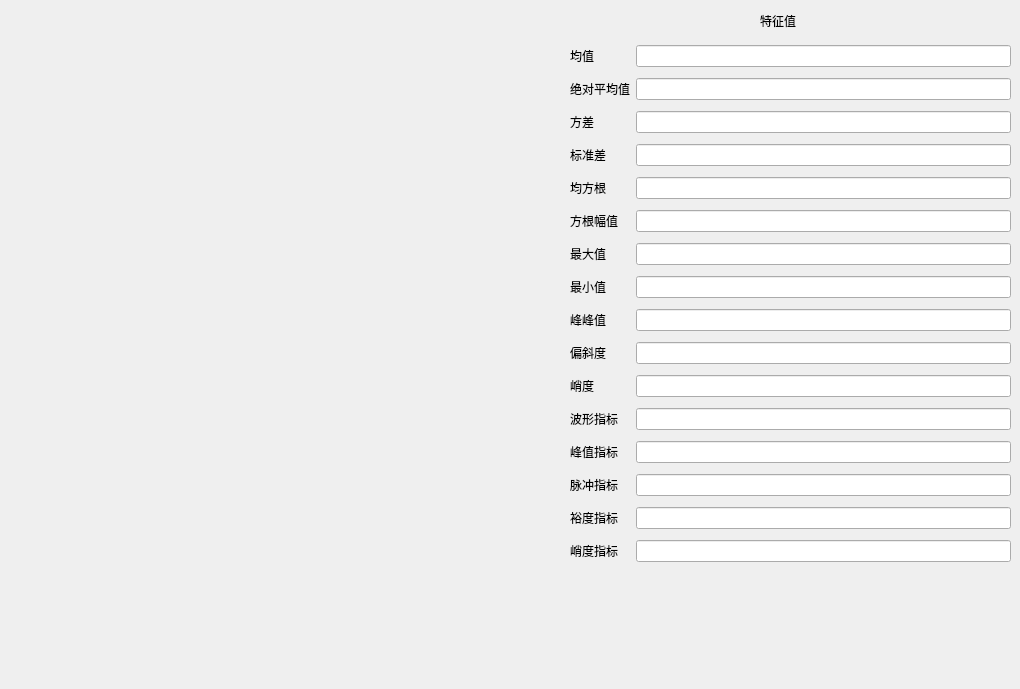
      <widget class="QWidget" name="tab_domain8">
       <attribute name="title">
        <string>时频域8</string>
       </attribute>
       <widget class="domain8" name="widget_8" native="true">
        <property name="geometry">
         <rect>
          <x>0</x>
          <y>0</y>
          <width>550</width>
          <height>680</height>
         </rect>
        </property>
       </widget>
       <widget class="QWidget" name="gridLayoutWidget_8">
        <property name="geometry">
         <rect>
          <x>570</x>
          <y>40</y>
          <width>441</width>
          <height>541</height>
         </rect>
        </property>
        <layout class="QGridLayout" name="gridLayout_8">
         <item row="8" column="4">
          <widget class="QLineEdit" name="value8_6"/>
         </item>
         <item row="10" column="4">
          <widget class="QLineEdit" name="value8_8"/>
         </item>
         <item row="4" column="2">
          <widget class="QLabel" name="label_120">
           <property name="text">
            <string>绝对平均值</string>
           </property>
          </widget>
         </item>
         <item row="9" column="2">
          <widget class="QLabel" name="label_121">
           <property name="text">
            <string>最大值</string>
           </property>
          </widget>
         </item>
         <item row="14" column="4">
          <widget class="QLineEdit" name="value8_12"/>
         </item>
         <item row="12" column="2">
          <widget class="QLabel" name="label_122">
           <property name="text">
            <string>偏斜度</string>
           </property>
          </widget>
         </item>
         <item row="18" column="2">
          <widget class="QLabel" name="label_123">
           <property name="text">
            <string>峭度指标</string>
           </property>
          </widget>
         </item>
         <item row="13" column="2">
          <widget class="QLabel" name="label_124">
           <property name="text">
            <string>峭度</string>
           </property>
          </widget>
         </item>
         <item row="16" column="2">
          <widget class="QLabel" name="label_125">
           <property name="text">
            <string>脉冲指标</string>
           </property>
          </widget>
         </item>
         <item row="15" column="2">
          <widget class="QLabel" name="label_126">
           <property name="text">
            <string>峰值指标</string>
           </property>
          </widget>
         </item>
         <item row="2" column="4">
          <widget class="QLineEdit" name="value8_1">
           <property name="text">
            <string/>
           </property>
           <property name="placeholderText">
            <string/>
           </property>
          </widget>
         </item>
         <item row="2" column="2">
          <widget class="QLabel" name="label_127">
           <property name="text">
            <string>均值</string>
           </property>
          </widget>
         </item>
         <item row="13" column="4">
          <widget class="QLineEdit" name="value8_11"/>
         </item>
         <item row="8" column="2">
          <widget class="QLabel" name="label_128">
           <property name="text">
            <string>方根幅值</string>
           </property>
          </widget>
         </item>
         <item row="17" column="2">
          <widget class="QLabel" name="label_129">
           <property name="text">
            <string>裕度指标</string>
           </property>
          </widget>
         </item>
         <item row="17" column="4">
          <widget class="QLineEdit" name="value8_15"/>
         </item>
         <item row="5" column="2">
          <widget class="QLabel" name="label_130">
           <property name="text">
            <string>方差</string>
           </property>
          </widget>
         </item>
         <item row="16" column="4">
          <widget class="QLineEdit" name="value8_14"/>
         </item>
         <item row="14" column="2">
          <widget class="QLabel" name="label_131">
           <property name="text">
            <string>波形指标</string>
           </property>
          </widget>
         </item>
         <item row="12" column="4">
          <widget class="QLineEdit" name="value8_10"/>
         </item>
         <item row="7" column="2">
          <widget class="QLabel" name="label_132">
           <property name="text">
            <string>均方根</string>
           </property>
          </widget>
         </item>
         <item row="6" column="2">
          <widget class="QLabel" name="label_133">
           <property name="text">
            <string>标准差</string>
           </property>
          </widget>
         </item>
         <item row="10" column="2">
          <widget class="QLabel" name="label_134">
           <property name="text">
            <string>最小值</string>
           </property>
          </widget>
         </item>
         <item row="9" column="4">
          <widget class="QLineEdit" name="value8_7"/>
         </item>
         <item row="4" column="4">
          <widget class="QLineEdit" name="value8_2"/>
         </item>
         <item row="5" column="4">
          <widget class="QLineEdit" name="value8_3"/>
         </item>
         <item row="6" column="4">
          <widget class="QLineEdit" name="value8_4"/>
         </item>
         <item row="11" column="4">
          <widget class="QLineEdit" name="value8_9"/>
         </item>
         <item row="11" column="2">
          <widget class="QLabel" name="label_135">
           <property name="text">
            <string>峰峰值</string>
           </property>
          </widget>
         </item>
         <item row="7" column="4">
          <widget class="QLineEdit" name="value8_5"/>
         </item>
         <item row="15" column="4">
          <widget class="QLineEdit" name="value8_13"/>
         </item>
         <item row="18" column="4">
          <widget class="QLineEdit" name="value8_16"/>
         </item>
        </layout>
       </widget>
       <widget class="QLabel" name="label_136">
        <property name="geometry">
         <rect>
          <x>760</x>
          <y>10</y>
          <width>61</width>
          <height>21</height>
         </rect>
        </property>
        <property name="styleSheet">
         <string notr="true">font: 12pt &quot;黑体&quot;;</string>
        </property>
        <property name="text">
         <string>特征值</string>
        </property>
       </widget>
      </widget>
